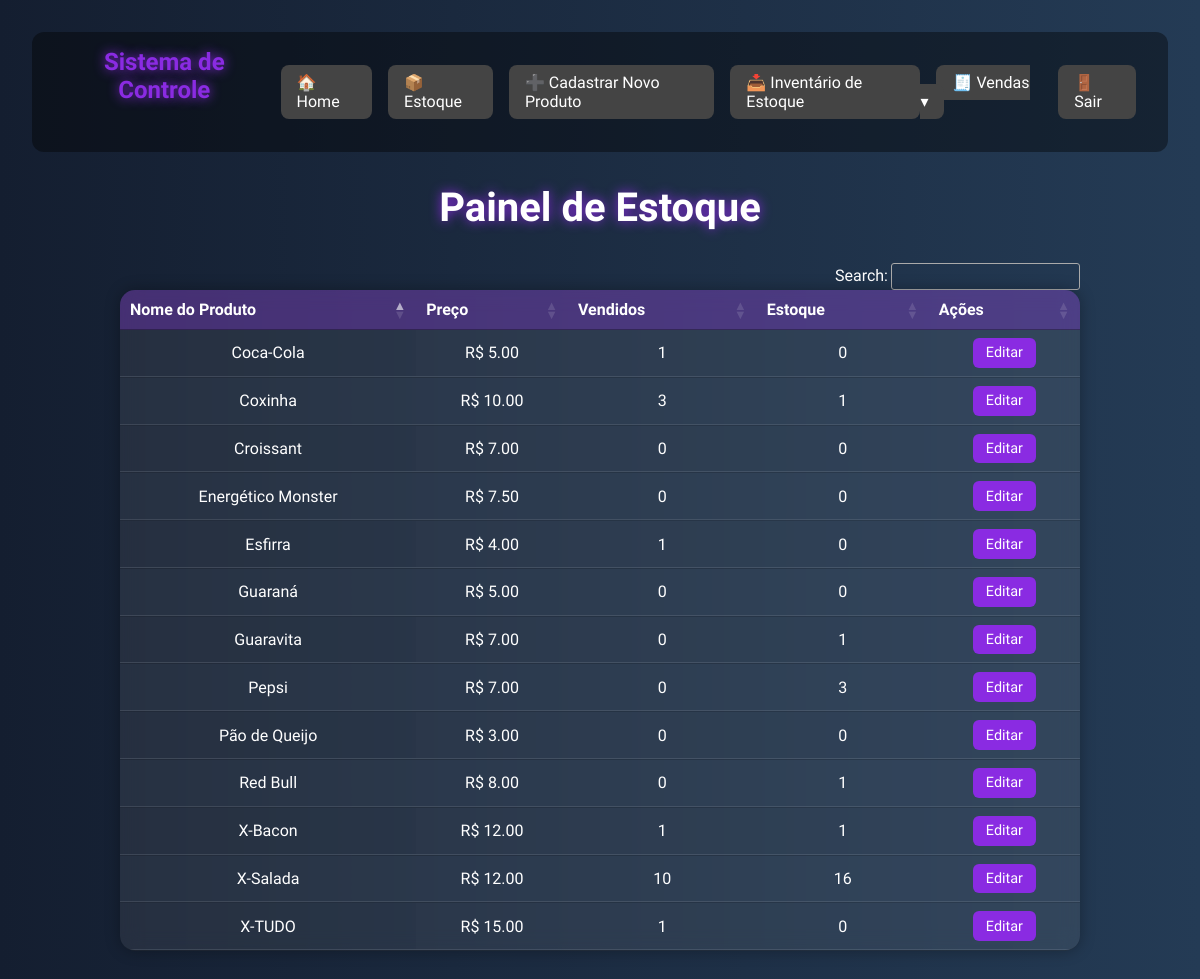
/painel (signed in), run on an earlier commit of the app's database.
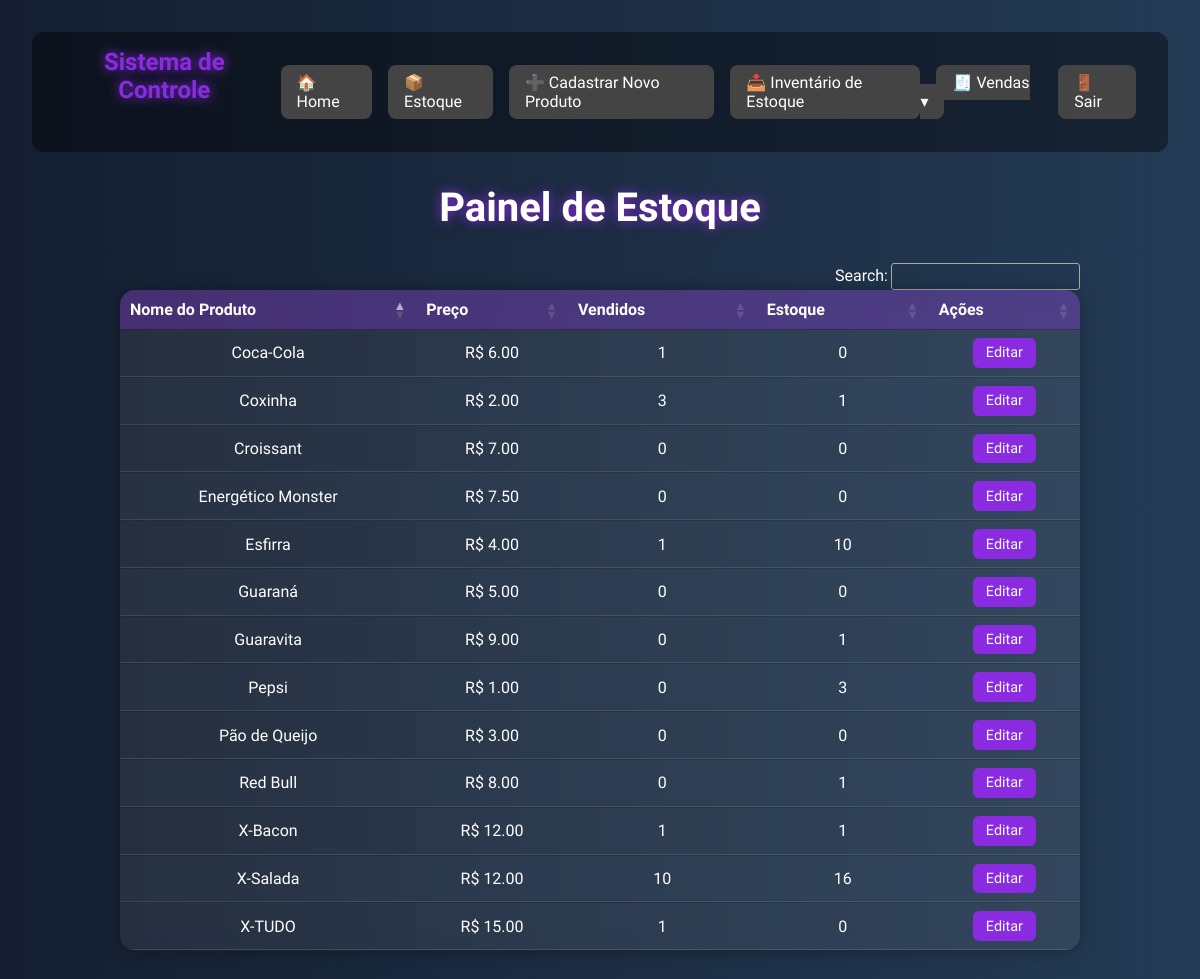
And on a later commit of the database.
### models.py (models this page shows)
class TipoProduto(db.Model):
    __tablename__ = 'tipo_produto'
    id = db.Column(db.Integer, primary_key=True, autoincrement=True)
    nome = db.Column(db.String(255), nullable=False, unique=True)
    categoria_id = db.Column(db.Integer, db.ForeignKey('categoria.id'), nullable=False)
    preco = db.Column(db.Numeric(10, 2), nullable=False)
    descricao = db.Column(db.Text)
    produtos = db.relationship('Produto', back_populates='tipo_produto', cascade="all, delete-orphan")

### routes.py (the view)
    @app.route('/painel')
    def painel():
        if 'usuario' not in session:
            return redirect(url_for('login_view'))
        tipos = TipoProduto.query.all()
        dados_estoque = []
        for tipo in tipos:
            quantidade_estoque = db.session.query(func.count(Produto.id)).filter_by(tipo_produto_id=tipo.id).scalar() or 0
            qtd_vendida = db.session.query(func.sum(ItemVenda.quantidade))\
                .filter(ItemVenda.tipo_produto_id == tipo.id)\
                .scalar() or 0
            dados_estoque.append({
                'id': tipo.id,
                'tipo': tipo.nome,
                'estoque': quantidade_estoque,
                'vendido': qtd_vendida,
                'preco': float(tipo.preco)
            })
        return render_template('painel.html', produtos=dados_estoque)

### templates/painel.html (shortened to what this page needs)
<!DOCTYPE html>
<html lang="pt-br">
{% extends 'base.html' %}
{% block content %}
<link rel="stylesheet" href="https://cdn.datatables.net/1.13.6/css/jquery.dataTables.min.css">
<h1>Painel de Estoque</h1>
<table id="estoque" class="display">
    <thead>
        <tr>
            <th>Nome do Produto</th>
            <th>Preço</th>
            <th>Vendidos</th>
            <th>Estoque</th>
            <th>Ações</th>
        </tr>
    </thead>
    <tbody>
        {% for produto in produtos %}
        <tr>
            <td>{{ produto['tipo'] }}</td>
            <td>R$ {{ "%.2f"|format(produto['preco'] or 0) }}</td>
            <td>{{ produto['vendido'] or 0 }}</td>
            <td>{{ produto['estoque'] or 0 }}</td>
            <td class="acoes">
                <a href="/editar-tipo-produto/{{ produto['id'] }}" class="btn-editar">Editar</a>
            </td>
        </tr>
        {% endfor %}
    </tbody>
</table>
{% endblock %}

### templates/base.html (shortened to what this page needs)
<!DOCTYPE html>
<html lang="pt-br">
<head>
</head>
<body>
    <header>
        <h1>Sistema de Controle</h1>
        <nav>
            <a href="/home">🏠 Home</a>
            <a href="/painel">📦 Estoque</a>
            <a href="/cadastrar-produto">➕ Cadastrar Novo Produto</a>
            <a href="/inventario-estoque">📥 Inventário de Estoque</a>
            <div class="menu-vendas">
                <a href="#">🧾 Vendas ▾</a>
            </div>
            <a href="/logout">🚪 Sair</a>
        </nav>
    </header>
    <div class="container">
        {% block content %}{% endblock %}
    </div>
</body>
</html>

### templates/base.html (style rules this page uses)
* { margin: 0; padding: 0; box-sizing: border-box; }
body { font-family: 'Orbitron', sans-serif; background: linear-gradient(120deg, #0f0c29, #302b63, #24243e); color: #fff; min-height: 100vh; padding: 2rem; }
header { background-color: rgba(0, 0, 0, 0.4); padding: 1rem 2rem; border-radius: 12px; margin-bottom: 2rem; display: flex; justify-content: space-between; align-items: center; }
header h1 { font-size: 1.5rem; color: #8a2be2; }
nav { display: flex; align-items: center; }
nav a { margin-left: 1rem; text-decoration: none; color: #fff; background-color: #444; padding: 0.5rem 1rem; border-radius: 8px; transition: background 0.3s ease; position: relative; }
.menu-vendas { position: relative; }
table { border-collapse: collapse; background: rgba(255, 255, 255, 0.1); backdrop-filter: blur(10px); border-radius: 15px; overflow: hidden; box-shadow: 0 0 20px rgba(0, 0, 0, 0.4); width: 80%; margin: 0 auto; }
th, td { padding: 1rem; text-align: center; }
th { background-color: rgba(138, 43, 226, 0.4); }
tr:nth-child(even) { background-color: rgba(255, 255, 255, 0.05); }
td { border-bottom: 1px solid rgba(255, 255, 255, 0.1); }
.container { max-width: 960px; margin: 0 auto; }

### templates/painel.html (style rules this page uses)
* { margin: 0; padding: 0; box-sizing: border-box; }
body { font-family: 'Orbitron', sans-serif; background: linear-gradient(to right, #141e30, #243b55); color: #fff; min-height: 100vh; padding: 2rem; }
h1 { text-align: center; margin-bottom: 2rem; font-size: 2.5rem; text-shadow: 0 0 12px #8a2be2; }
table { width: 90%; margin: 0 auto; border-collapse: collapse; background-color: rgba(255, 255, 255, 0.08); border-radius: 15px; overflow: hidden; box-shadow: 0 0 15px rgba(0,0,0,0.3); }
th, td { padding: 1rem; text-align: center; color: white; }
th { background-color: rgba(138, 43, 226, 0.3); font-weight: bold; }
tr:nth-child(even) { background-color: rgba(255, 255, 255, 0.04); }
.acoes { display: flex; justify-content: center; gap: 10px; }
.btn-editar, .btn-excluir { padding: 0.4rem 0.8rem; font-size: 0.9rem; border-radius: 6px; border: none; cursor: pointer; text-decoration: none; transition: background-color 0.2s; }
.btn-editar { background-color: #8a2be2; color: white; }

What changed in the data, as far as the page shows it:
changed TipoProduto "Coxinha": preco "10.00" → "2.00"
computed for TipoProduto "Esfirra": produto "0" → "10"
changed TipoProduto "Coca-Cola": preco "5.00" → "6.00"
changed TipoProduto "Guaravita": preco "7.00" → "9.00"
changed TipoProduto "Pepsi": preco "7.00" → "1.00"
